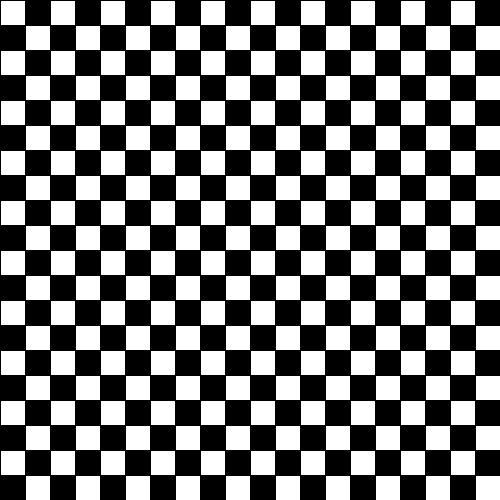
Frame 1 (no input)
Frame 60 (the mouse pressed at the canvas centre just before this capture): identical to frame 1, image omitted
Frame 120 (the mouse held since frame 60 and released just before this capture): identical to frame 1, image omitted

The Processing sketch that drew this single still picture (run headless with seeded random() and noise(); from frame 60 on, the mouse is pressed at the canvas centre):

// Processing sketch: homework_checkerboard
// ── homework_checkerboard.pde
void setup(){
  size(500,500);
}

void draw(){
   for (int i = 0; i < width; i+=25) {
     for(int j = 0; j < height; j +=25){
       if((i+j) % 2 ==0) {
         fill(255);
       }else {
         fill (0);
       }
       
       if (mouseX > i && mouseX < i + 25 && mouseY > j && mouseY < j + 25)
       fill(129,243,255);
       rect(i,j,50,50);
     }
   }
}
